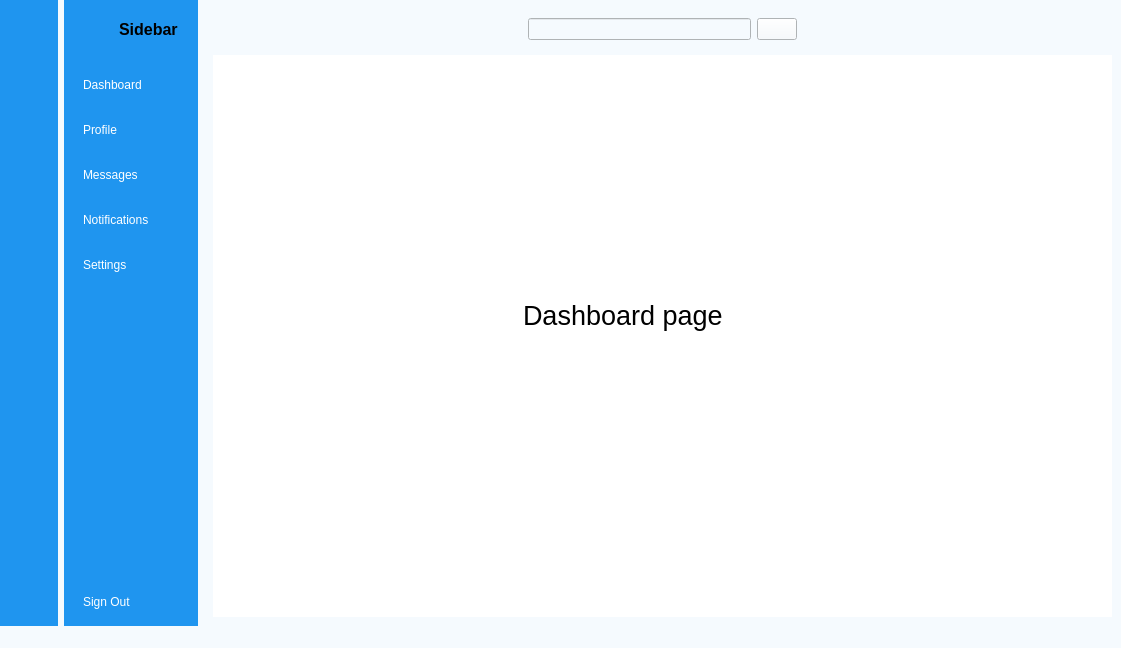
<?xml version="1.0" encoding="UTF-8"?>
<ui version="4.0">
 <class>MainWindow</class>
 <widget class="QMainWindow" name="MainWindow">
  <property name="geometry">
   <rect>
    <x>0</x>
    <y>0</y>
    <width>1121</width>
    <height>648</height>
   </rect>
  </property>
  <property name="windowTitle">
   <string>MainWindow</string>
  </property>
  <property name="styleSheet">
   <string notr="true">background-color: rgb(245, 250, 254);</string>
  </property>
  <widget class="QWidget" name="centralwidget">
   <layout class="QGridLayout" name="gridLayout">
    <property name="leftMargin">
     <number>0</number>
    </property>
    <property name="topMargin">
     <number>0</number>
    </property>
    <property name="rightMargin">
     <number>0</number>
    </property>
    <property name="bottomMargin">
     <number>0</number>
    </property>
    <item row="0" column="0">
     <widget class="QWidget" name="icon_only_widget" native="true">
      <property name="styleSheet">
       <string notr="true">QWidget{
background-color: rgb(31, 149, 239);
}

QPushButton {
	color:white;
	height: 30px;
	border:none;
	border-radius:10px;
}

QPushButton:checked{
background-color: #F5FAFE;
color: #1F95EF;
font-weight:bold;
}</string>
      </property>
      <layout class="QVBoxLayout" name="verticalLayout_3">
       <item>
        <layout class="QHBoxLayout" name="horizontalLayout_5">
         <item>
          <widget class="QLabel" name="label">
           <property name="minimumSize">
            <size>
             <width>40</width>
             <height>40</height>
            </size>
           </property>
           <property name="maximumSize">
            <size>
             <width>40</width>
             <height>40</height>
            </size>
           </property>
           <property name="text">
            <string/>
           </property>
           <property name="pixmap">
            <pixmap resource="resources.qrc">:/newPrefix/icon/profile_pic.png</pixmap>
           </property>
           <property name="scaledContents">
            <bool>true</bool>
           </property>
          </widget>
         </item>
        </layout>
       </item>
       <item>
        <layout class="QVBoxLayout" name="verticalLayout">
         <property name="spacing">
          <number>15</number>
         </property>
         <property name="topMargin">
          <number>15</number>
         </property>
         <property name="rightMargin">
          <number>0</number>
         </property>
         <item>
          <widget class="QPushButton" name="dashboard_1">
           <property name="text">
            <string/>
           </property>
           <property name="icon">
            <iconset resource="resources.qrc">
             <normaloff>:/newPrefix/icon/dashboard_white.png</normaloff>
             <normalon>:/newPrefix/icon/dashboard.png</normalon>:/newPrefix/icon/dashboard_white.png</iconset>
           </property>
           <property name="checkable">
            <bool>true</bool>
           </property>
           <property name="autoExclusive">
            <bool>true</bool>
           </property>
          </widget>
         </item>
         <item>
          <widget class="QPushButton" name="profile_1">
           <property name="text">
            <string/>
           </property>
           <property name="icon">
            <iconset resource="resources.qrc">
             <normaloff>:/newPrefix/icon/profile_white.png</normaloff>
             <normalon>:/newPrefix/icon/profile.png</normalon>:/newPrefix/icon/profile_white.png</iconset>
           </property>
           <property name="checkable">
            <bool>true</bool>
           </property>
           <property name="autoExclusive">
            <bool>true</bool>
           </property>
          </widget>
         </item>
         <item>
          <widget class="QPushButton" name="messages_1">
           <property name="text">
            <string/>
           </property>
           <property name="icon">
            <iconset resource="resources.qrc">
             <normaloff>:/newPrefix/icon/messages_white.png</normaloff>
             <normalon>:/newPrefix/icon/messages.png</normalon>:/newPrefix/icon/messages_white.png</iconset>
           </property>
           <property name="checkable">
            <bool>true</bool>
           </property>
           <property name="autoExclusive">
            <bool>true</bool>
           </property>
          </widget>
         </item>
         <item>
          <widget class="QPushButton" name="notifications_1">
           <property name="text">
            <string/>
           </property>
           <property name="icon">
            <iconset resource="resources.qrc">
             <normaloff>:/newPrefix/icon/notifications_white.png</normaloff>
             <normalon>:/newPrefix/icon/notifications.png</normalon>:/newPrefix/icon/notifications_white.png</iconset>
           </property>
           <property name="checkable">
            <bool>true</bool>
           </property>
           <property name="autoExclusive">
            <bool>true</bool>
           </property>
          </widget>
         </item>
         <item>
          <widget class="QPushButton" name="settings_1">
           <property name="text">
            <string/>
           </property>
           <property name="icon">
            <iconset resource="resources.qrc">
             <normaloff>:/newPrefix/icon/settings_white.png</normaloff>
             <normalon>:/newPrefix/icon/settings.png</normalon>:/newPrefix/icon/settings_white.png</iconset>
           </property>
           <property name="checkable">
            <bool>true</bool>
           </property>
           <property name="autoExclusive">
            <bool>true</bool>
           </property>
          </widget>
         </item>
        </layout>
       </item>
       <item>
        <spacer name="verticalSpacer">
         <property name="orientation">
          <enum>Qt::Vertical</enum>
         </property>
         <property name="sizeHint" stdset="0">
          <size>
           <width>20</width>
           <height>291</height>
          </size>
         </property>
        </spacer>
       </item>
       <item>
        <widget class="QPushButton" name="pushButton_6">
         <property name="text">
          <string/>
         </property>
         <property name="icon">
          <iconset resource="resources.qrc">
           <normaloff>:/newPrefix/icon/log_out_white.png</normaloff>:/newPrefix/icon/log_out_white.png</iconset>
         </property>
         <property name="checkable">
          <bool>true</bool>
         </property>
        </widget>
       </item>
      </layout>
     </widget>
    </item>
    <item row="0" column="1">
     <widget class="QWidget" name="icon_name_widget" native="true">
      <property name="styleSheet">
       <string notr="true">QWidget{
	background-color: rgb(31, 149, 239);
	color: #white;
}
QPushButton {
	color:white;
	text-align:left;
	height: 30px;
	border:none;
	padding-left:10px;
	border-top-left-radius:10px;
	border-bottom-left-radius:10px;
}
QPushButton:checked{
background-color: #F5FAFE;
color: #1F95EF;
font-weight:bold;
}
</string>
      </property>
      <layout class="QVBoxLayout" name="verticalLayout_4">
       <property name="rightMargin">
        <number>0</number>
       </property>
       <item>
        <layout class="QHBoxLayout" name="horizontalLayout_2">
         <property name="rightMargin">
          <number>20</number>
         </property>
         <item>
          <widget class="QLabel" name="label_2">
           <property name="minimumSize">
            <size>
             <width>40</width>
             <height>40</height>
            </size>
           </property>
           <property name="maximumSize">
            <size>
             <width>40</width>
             <height>40</height>
            </size>
           </property>
           <property name="text">
            <string/>
           </property>
           <property name="pixmap">
            <pixmap resource="resources.qrc">:/newPrefix/icon/profile_pic.png</pixmap>
           </property>
           <property name="scaledContents">
            <bool>true</bool>
           </property>
          </widget>
         </item>
         <item>
          <widget class="QLabel" name="label_3">
           <property name="font">
            <font>
             <pointsize>12</pointsize>
             <weight>75</weight>
             <bold>true</bold>
            </font>
           </property>
           <property name="text">
            <string>Sidebar</string>
           </property>
          </widget>
         </item>
        </layout>
       </item>
       <item>
        <layout class="QVBoxLayout" name="verticalLayout_2">
         <property name="spacing">
          <number>15</number>
         </property>
         <property name="topMargin">
          <number>15</number>
         </property>
         <item>
          <widget class="QPushButton" name="dashboard_2">
           <property name="text">
            <string>Dashboard</string>
           </property>
           <property name="icon">
            <iconset resource="resources.qrc">
             <normaloff>:/newPrefix/icon/dashboard_white.png</normaloff>
             <normalon>:/newPrefix/icon/dashboard.png</normalon>:/newPrefix/icon/dashboard_white.png</iconset>
           </property>
           <property name="checkable">
            <bool>true</bool>
           </property>
           <property name="autoExclusive">
            <bool>true</bool>
           </property>
          </widget>
         </item>
         <item>
          <widget class="QPushButton" name="profile_2">
           <property name="text">
            <string>Profile</string>
           </property>
           <property name="icon">
            <iconset resource="resources.qrc">
             <normaloff>:/newPrefix/icon/profile_white.png</normaloff>
             <normalon>:/newPrefix/icon/profile.png</normalon>:/newPrefix/icon/profile_white.png</iconset>
           </property>
           <property name="checkable">
            <bool>true</bool>
           </property>
           <property name="autoExclusive">
            <bool>true</bool>
           </property>
          </widget>
         </item>
         <item>
          <widget class="QPushButton" name="messages_2">
           <property name="text">
            <string>Messages</string>
           </property>
           <property name="icon">
            <iconset resource="resources.qrc">
             <normaloff>:/newPrefix/icon/messages_white.png</normaloff>
             <normalon>:/newPrefix/icon/messages.png</normalon>:/newPrefix/icon/messages_white.png</iconset>
           </property>
           <property name="checkable">
            <bool>true</bool>
           </property>
           <property name="autoExclusive">
            <bool>true</bool>
           </property>
          </widget>
         </item>
         <item>
          <widget class="QPushButton" name="notifications_2">
           <property name="text">
            <string>Notifications</string>
           </property>
           <property name="icon">
            <iconset resource="resources.qrc">
             <normaloff>:/newPrefix/icon/notifications_white.png</normaloff>
             <normalon>:/newPrefix/icon/notifications.png</normalon>:/newPrefix/icon/notifications_white.png</iconset>
           </property>
           <property name="checkable">
            <bool>true</bool>
           </property>
           <property name="autoExclusive">
            <bool>true</bool>
           </property>
          </widget>
         </item>
         <item>
          <widget class="QPushButton" name="settings_2">
           <property name="text">
            <string>Settings</string>
           </property>
           <property name="icon">
            <iconset resource="resources.qrc">
             <normaloff>:/newPrefix/icon/settings_white.png</normaloff>
             <normalon>:/newPrefix/icon/settings.png</normalon>:/newPrefix/icon/settings_white.png</iconset>
           </property>
           <property name="checkable">
            <bool>true</bool>
           </property>
           <property name="autoExclusive">
            <bool>true</bool>
           </property>
          </widget>
         </item>
        </layout>
       </item>
       <item>
        <spacer name="verticalSpacer_2">
         <property name="orientation">
          <enum>Qt::Vertical</enum>
         </property>
         <property name="sizeHint" stdset="0">
          <size>
           <width>20</width>
           <height>291</height>
          </size>
         </property>
        </spacer>
       </item>
       <item>
        <widget class="QPushButton" name="pushButton_11">
         <property name="text">
          <string>Sign Out</string>
         </property>
         <property name="icon">
          <iconset resource="resources.qrc">
           <normaloff>:/newPrefix/icon/log_out_white.png</normaloff>:/newPrefix/icon/log_out_white.png</iconset>
         </property>
         <property name="checkable">
          <bool>true</bool>
         </property>
        </widget>
       </item>
      </layout>
     </widget>
    </item>
    <item row="0" column="2">
     <widget class="QWidget" name="main_menu" native="true">
      <layout class="QVBoxLayout" name="verticalLayout_5">
       <item>
        <widget class="QWidget" name="header_widget" native="true">
         <layout class="QHBoxLayout" name="horizontalLayout_6">
          <item>
           <widget class="QPushButton" name="menu">
            <property name="styleSheet">
             <string notr="true">border:none;</string>
            </property>
            <property name="text">
             <string/>
            </property>
            <property name="icon">
             <iconset resource="resources.qrc">
              <normaloff>:/newPrefix/icon/menu.png</normaloff>:/newPrefix/icon/menu.png</iconset>
            </property>
            <property name="iconSize">
             <size>
              <width>20</width>
              <height>20</height>
             </size>
            </property>
            <property name="checkable">
             <bool>true</bool>
            </property>
           </widget>
          </item>
          <item>
           <spacer name="horizontalSpacer_2">
            <property name="orientation">
             <enum>Qt::Horizontal</enum>
            </property>
            <property name="sizeHint" stdset="0">
             <size>
              <width>266</width>
              <height>20</height>
             </size>
            </property>
           </spacer>
          </item>
          <item>
           <layout class="QHBoxLayout" name="horizontalLayout">
            <item>
             <widget class="QLineEdit" name="lineEdit"/>
            </item>
            <item>
             <widget class="QPushButton" name="pushButton_14">
              <property name="text">
               <string/>
              </property>
              <property name="icon">
               <iconset resource="resources.qrc">
                <normaloff>:/newPrefix/icon/search.png</normaloff>:/newPrefix/icon/search.png</iconset>
              </property>
             </widget>
            </item>
           </layout>
          </item>
          <item>
           <spacer name="horizontalSpacer">
            <property name="orientation">
             <enum>Qt::Horizontal</enum>
            </property>
            <property name="sizeHint" stdset="0">
             <size>
              <width>266</width>
              <height>20</height>
             </size>
            </property>
           </spacer>
          </item>
          <item>
           <widget class="QPushButton" name="pushButton_15">
            <property name="styleSheet">
             <string notr="true">border:none;</string>
            </property>
            <property name="text">
             <string/>
            </property>
            <property name="icon">
             <iconset resource="resources.qrc">
              <normaloff>:/newPrefix/icon/image (4).png</normaloff>:/newPrefix/icon/image (4).png</iconset>
            </property>
           </widget>
          </item>
         </layout>
        </widget>
       </item>
       <item>
        <widget class="QStackedWidget" name="stackedWidget">
         <property name="styleSheet">
          <string notr="true">background-color: rgb(255, 255, 255);</string>
         </property>
         <widget class="QWidget" name="dashboard_page">
          <widget class="QLabel" name="label_4">
           <property name="geometry">
            <rect>
             <x>310</x>
             <y>220</y>
             <width>231</width>
             <height>81</height>
            </rect>
           </property>
           <property name="font">
            <font>
             <pointsize>20</pointsize>
            </font>
           </property>
           <property name="text">
            <string>Dashboard page</string>
           </property>
          </widget>
         </widget>
         <widget class="QWidget" name="profile_page">
          <widget class="QLabel" name="label_5">
           <property name="geometry">
            <rect>
             <x>350</x>
             <y>220</y>
             <width>231</width>
             <height>81</height>
            </rect>
           </property>
           <property name="font">
            <font>
             <pointsize>20</pointsize>
            </font>
           </property>
           <property name="text">
            <string>Profile  page</string>
           </property>
          </widget>
         </widget>
         <widget class="QWidget" name="messages_page">
          <widget class="QLabel" name="label_6">
           <property name="geometry">
            <rect>
             <x>300</x>
             <y>210</y>
             <width>231</width>
             <height>81</height>
            </rect>
           </property>
           <property name="font">
            <font>
             <pointsize>20</pointsize>
            </font>
           </property>
           <property name="text">
            <string>Messagers  page</string>
           </property>
          </widget>
         </widget>
         <widget class="QWidget" name="notifications_page">
          <widget class="QLabel" name="label_7">
           <property name="geometry">
            <rect>
             <x>290</x>
             <y>230</y>
             <width>231</width>
             <height>81</height>
            </rect>
           </property>
           <property name="font">
            <font>
             <pointsize>20</pointsize>
            </font>
           </property>
           <property name="text">
            <string>Notifications  page</string>
           </property>
          </widget>
         </widget>
         <widget class="QWidget" name="settings_page">
          <widget class="QLabel" name="label_8">
           <property name="geometry">
            <rect>
             <x>380</x>
             <y>280</y>
             <width>231</width>
             <height>81</height>
            </rect>
           </property>
           <property name="font">
            <font>
             <pointsize>20</pointsize>
            </font>
           </property>
           <property name="text">
            <string>Settings page</string>
           </property>
          </widget>
         </widget>
        </widget>
       </item>
      </layout>
     </widget>
    </item>
   </layout>
  </widget>
  <widget class="QStatusBar" name="statusbar"/>
 </widget>
 <resources>
  <include location="resources.qrc"/>
 </resources>
 <connections>
  <connection>
   <sender>menu</sender>
   <signal>toggled(bool)</signal>
   <receiver>icon_only_widget</receiver>
   <slot>setHidden(bool)</slot>
   <hints>
    <hint type="sourcelabel">
     <x>243</x>
     <y>35</y>
    </hint>
    <hint type="destinationlabel">
     <x>29</x>
     <y>403</y>
    </hint>
   </hints>
  </connection>
  <connection>
   <sender>menu</sender>
   <signal>toggled(bool)</signal>
   <receiver>icon_name_widget</receiver>
   <slot>setVisible(bool)</slot>
   <hints>
    <hint type="sourcelabel">
     <x>231</x>
     <y>40</y>
    </hint>
    <hint type="destinationlabel">
     <x>178</x>
     <y>456</y>
    </hint>
   </hints>
  </connection>
  <connection>
   <sender>settings_1</sender>
   <signal>toggled(bool)</signal>
   <receiver>settings_2</receiver>
   <slot>setChecked(bool)</slot>
   <hints>
    <hint type="sourcelabel">
     <x>28</x>
     <y>253</y>
    </hint>
    <hint type="destinationlabel">
     <x>111</x>
     <y>267</y>
    </hint>
   </hints>
  </connection>
  <connection>
   <sender>notifications_1</sender>
   <signal>toggled(bool)</signal>
   <receiver>notifications_2</receiver>
   <slot>setChecked(bool)</slot>
   <hints>
    <hint type="sourcelabel">
     <x>25</x>
     <y>209</y>
    </hint>
    <hint type="destinationlabel">
     <x>116</x>
     <y>223</y>
    </hint>
   </hints>
  </connection>
  <connection>
   <sender>messages_1</sender>
   <signal>toggled(bool)</signal>
   <receiver>messages_2</receiver>
   <slot>setChecked(bool)</slot>
   <hints>
    <hint type="sourcelabel">
     <x>14</x>
     <y>164</y>
    </hint>
    <hint type="destinationlabel">
     <x>117</x>
     <y>175</y>
    </hint>
   </hints>
  </connection>
  <connection>
   <sender>profile_1</sender>
   <signal>toggled(bool)</signal>
   <receiver>profile_2</receiver>
   <slot>setChecked(bool)</slot>
   <hints>
    <hint type="sourcelabel">
     <x>27</x>
     <y>128</y>
    </hint>
    <hint type="destinationlabel">
     <x>134</x>
     <y>135</y>
    </hint>
   </hints>
  </connection>
  <connection>
   <sender>dashboard_1</sender>
   <signal>toggled(bool)</signal>
   <receiver>dashboard_2</receiver>
   <slot>setChecked(bool)</slot>
   <hints>
    <hint type="sourcelabel">
     <x>23</x>
     <y>75</y>
    </hint>
    <hint type="destinationlabel">
     <x>117</x>
     <y>89</y>
    </hint>
   </hints>
  </connection>
  <connection>
   <sender>dashboard_2</sender>
   <signal>toggled(bool)</signal>
   <receiver>dashboard_1</receiver>
   <slot>setChecked(bool)</slot>
   <hints>
    <hint type="sourcelabel">
     <x>173</x>
     <y>83</y>
    </hint>
    <hint type="destinationlabel">
     <x>33</x>
     <y>77</y>
    </hint>
   </hints>
  </connection>
  <connection>
   <sender>profile_2</sender>
   <signal>toggled(bool)</signal>
   <receiver>profile_1</receiver>
   <slot>setChecked(bool)</slot>
   <hints>
    <hint type="sourcelabel">
     <x>172</x>
     <y>129</y>
    </hint>
    <hint type="destinationlabel">
     <x>28</x>
     <y>129</y>
    </hint>
   </hints>
  </connection>
  <connection>
   <sender>messages_2</sender>
   <signal>toggled(bool)</signal>
   <receiver>messages_1</receiver>
   <slot>setChecked(bool)</slot>
   <hints>
    <hint type="sourcelabel">
     <x>172</x>
     <y>173</y>
    </hint>
    <hint type="destinationlabel">
     <x>32</x>
     <y>180</y>
    </hint>
   </hints>
  </connection>
  <connection>
   <sender>notifications_2</sender>
   <signal>toggled(bool)</signal>
   <receiver>notifications_1</receiver>
   <slot>setChecked(bool)</slot>
   <hints>
    <hint type="sourcelabel">
     <x>173</x>
     <y>223</y>
    </hint>
    <hint type="destinationlabel">
     <x>27</x>
     <y>211</y>
    </hint>
   </hints>
  </connection>
  <connection>
   <sender>settings_2</sender>
   <signal>toggled(bool)</signal>
   <receiver>settings_1</receiver>
   <slot>setChecked(bool)</slot>
   <hints>
    <hint type="sourcelabel">
     <x>178</x>
     <y>263</y>
    </hint>
    <hint type="destinationlabel">
     <x>35</x>
     <y>259</y>
    </hint>
   </hints>
  </connection>
  <connection>
   <sender>pushButton_6</sender>
   <signal>toggled(bool)</signal>
   <receiver>MainWindow</receiver>
   <slot>close()</slot>
   <hints>
    <hint type="sourcelabel">
     <x>31</x>
     <y>598</y>
    </hint>
    <hint type="destinationlabel">
     <x>33</x>
     <y>673</y>
    </hint>
   </hints>
  </connection>
  <connection>
   <sender>pushButton_11</sender>
   <signal>toggled(bool)</signal>
   <receiver>MainWindow</receiver>
   <slot>close()</slot>
   <hints>
    <hint type="sourcelabel">
     <x>144</x>
     <y>605</y>
    </hint>
    <hint type="destinationlabel">
     <x>133</x>
     <y>695</y>
    </hint>
   </hints>
  </connection>
 </connections>
</ui>
